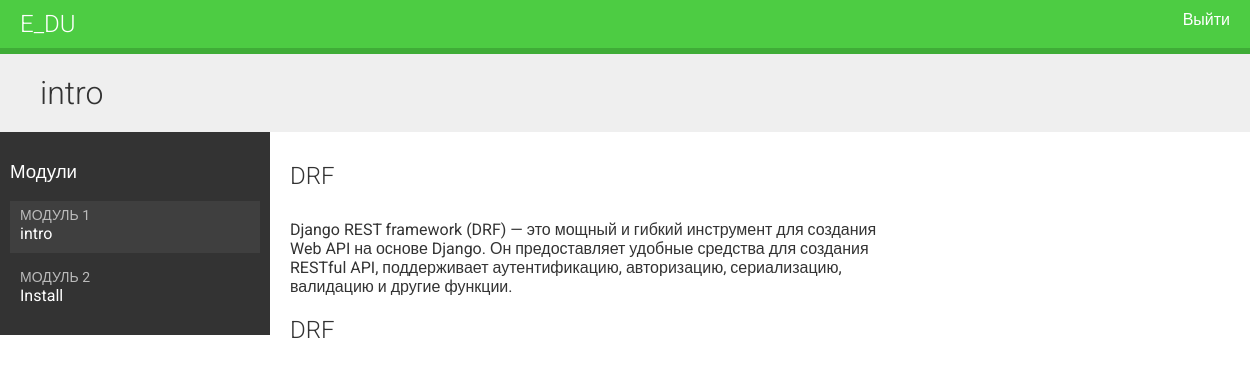
The app's page /students/course/6/ (signed in) with its own data.
### courses/models.py (models this page shows, shortened)
class Module(models.Model):
    course = models.ForeignKey(
        Course, related_name='modules', on_delete=models.CASCADE)
    title = models.CharField(max_length=200)
    description = models.TextField(blank=True)
    order = OrderField(blank=True, for_fields=['course'])
    class Meta:
        ordering = [
            'order'
        ]

class Content(models.Model):
    module = models.ForeignKey(
        Module, related_name='contents', on_delete=models.CASCADE)
    content_type = models.ForeignKey(ContentType, on_delete=models.CASCADE, limit_choices_to={
                                     'model__in': ('text', 'video', 'image', 'file')})
    object_id = models.PositiveIntegerField()
    item = GenericForeignKey('content_type', 'object_id')
    order = OrderField(blank=True, for_fields=['module'])
    class Meta:
        ordering = [
            'order'
        ]

class ItemBase(models.Model):
    owner = models.ForeignKey(
        User, related_name='%(class)s_related', on_delete=models.CASCADE)
    title = models.CharField(max_length=250)
    created = models.DateTimeField(auto_now_add=True)
    updated = models.DateTimeField(auto_now=True)
    class Meta:
        abstract = True
    def render(self):
        return render_to_string(f'courses/content/{self._meta.model_name}.html', {'item': self})

class Text(ItemBase):
    content = models.TextField()

class Video(ItemBase):
    url = models.URLField()

### students/views.py (the view)
# urls.py: path('course/<pk>/', cache_page(60 * 15)(views.StudentsCourseDetailView.as_view()),
class StudentsCourseDetailView(DetailView):
    model = Course
    template_name = 'students/course/detail.html'
    def get_queryset(self):
        qs = super().get_queryset()
        return qs.filter(students__in=[self.request.user])
    def get_context_data(self, **kwargs):
        context = super().get_context_data(**kwargs)
        course = self.get_object()
        if 'module_id' in self.kwargs:
            context['module'] = course.modules.get(id=self.kwargs['module_id'])
        else:
            context['module'] = course.modules.all()[0]
        return context

### students/templates/students/course/detail.html (shortened to what this page needs)
{% extends 'base.html' %}
{% load cache %}
{% block content %}
    <h1>
        {{ module.title }}
    </h1>
    <div class="contents">
        <h3>Модули</h3>
        <ul id="modules">
            {% for m in object.modules.all %}
                <li data-id="{{ m.id }}" {% if m == module %}class="selected"{% endif %}>
                    <a href="{% url 'student_course_detail_module' object.id m.id %}">
                        <span>
                            Модуль <span class="order">{{ m.order|add:1 }}</span>
                        </span>
                        <br>
                        {{ m.title }}
                    </a>
                </li>
            {% empty %}
                <li>Нет модулей</li>
            {% endfor %}
        </ul>
    </div>
    <div class="module">
        {% cache 600 module_contents_module %}
            {% for content in module.contents.all %}
                {% with item=content.item %}
                    <h2>{{ item.title }}</h2>
                    {{ item.render }}
                {% endwith %}
            {% endfor %}
        {% endcache %}
    </div>
{% endblock  %}

### courses/templates/courses/content/text.html
{{ item.content|linebreaks }}

### courses/static/css/base.css (style rules this page uses)
body { margin:0; font-family:'Roboto', sans-serif; font-weight:400; color:#333; }
a { color:#3fad37; text-decoration:none; }
ul { float:left; }
h1, h2, h3, h4, h5, h6 { font-family:'Roboto', sans-serif; font-weight:300; }
h1 { background:#efefef; width:100%; overflow:auto; padding:20px 0 20px 40px; margin:0; }
.module { padding:10px 20px; float:left; width:600px; }
.module p { margin:10px 0 20px; width:100%; float:left; }
.contents { width:20%; padding:10px; float:left; background:#333; color: #fff; font-family:'Roboto', sans-serif; }
.contents ul { list-style:none; margin:0; padding:0; width:100%; }
.contents ul li { margin:0 0 10px 0; padding:4px 10px 10px; overflow:auto; cursor:move; }
.contents ul li.selected { background:#3f3f3f; }
.contents ul span { text-transform:uppercase; color:#bbb; font-size:14px; }
.contents ul a { display:block; color:#fff; text-decoration:none; }

### records on screen
Module: title "intro", order|add "1"
Module: order|add "2", title "Install"
Content: item "DRF", item.content "Django REST framework (DRF) — это мощный и гибкий инструмент для создания Web API на основе Django. Он предоставляет удобные средства для создания RESTful API, поддерживает аутентификацию, авторизацию, сериализацию, валидацию и другие функции."
Content: item "DRF"
